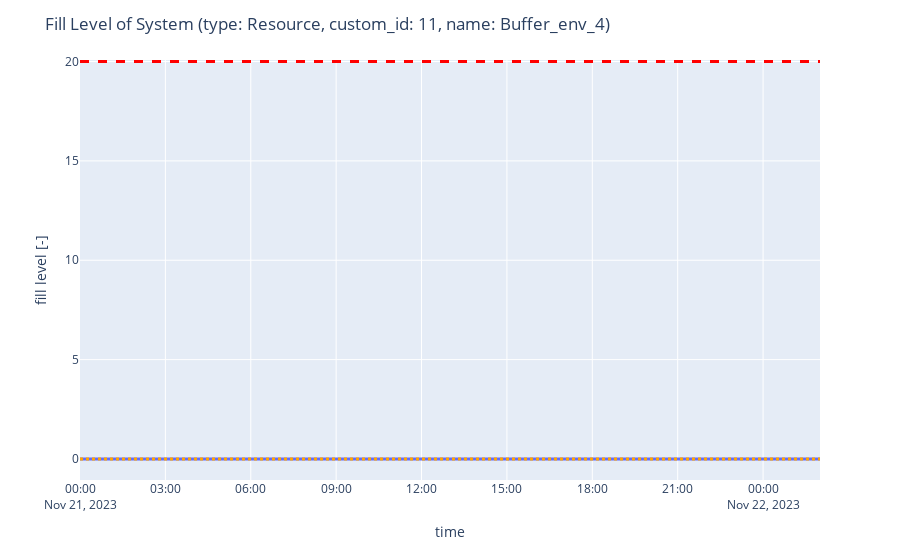

The cell this chart's notebook holds for it:
### Code cell
fig = buffmon.draw_fill_level()

### Figure 1 — Plotly figure (JSON) as saved in the notebook; plotly's stock layout.template omitted (floating-point values rounded to 4 significant figures)
{"data": [{"hovertemplate": "x=%{x}<br>y=%{y}<extra></extra>", "legendgroup": "", "line": {"color": "#636efa", "dash": "solid", "shape": "vh", "width": 3}, "marker": {"symbol": "circle"}, "mode": "lines", "name": "", "orientation": "v", "showlegend": false, "type": "scatter", "x": ["2023-11-21T00:00:00", "2023-11-21T02:00:00", "2023-11-22T02:00:00"], "xaxis": "x", "y": [0, 0, 0], "yaxis": "y"}], "layout": {"legend": {"tracegroupgap": 0}, "margin": {"t": 60}, "shapes": [{"line": {"color": "orange", "dash": "dot", "width": 3}, "type": "line", "x0": 0, "x1": 1, "xref": "x domain", "y0": 0, "y1": 0, "yref": "y"}, {"line": {"color": "red", "dash": "dash", "width": 3}, "type": "line", "x0": 0, "x1": 1, "xref": "x domain", "y0": 20, "y1": 20, "yref": "y"}], "title": {"text": "Fill Level of System (type: Resource, custom_id: 11, name: Buffer_env_4)"}, "xaxis": {"anchor": "y", "domain": [0, 1], "title": {"text": "time"}}, "yaxis": {"anchor": "x", "domain": [0, 1], "title": {"text": "fill level [-]"}}}}
